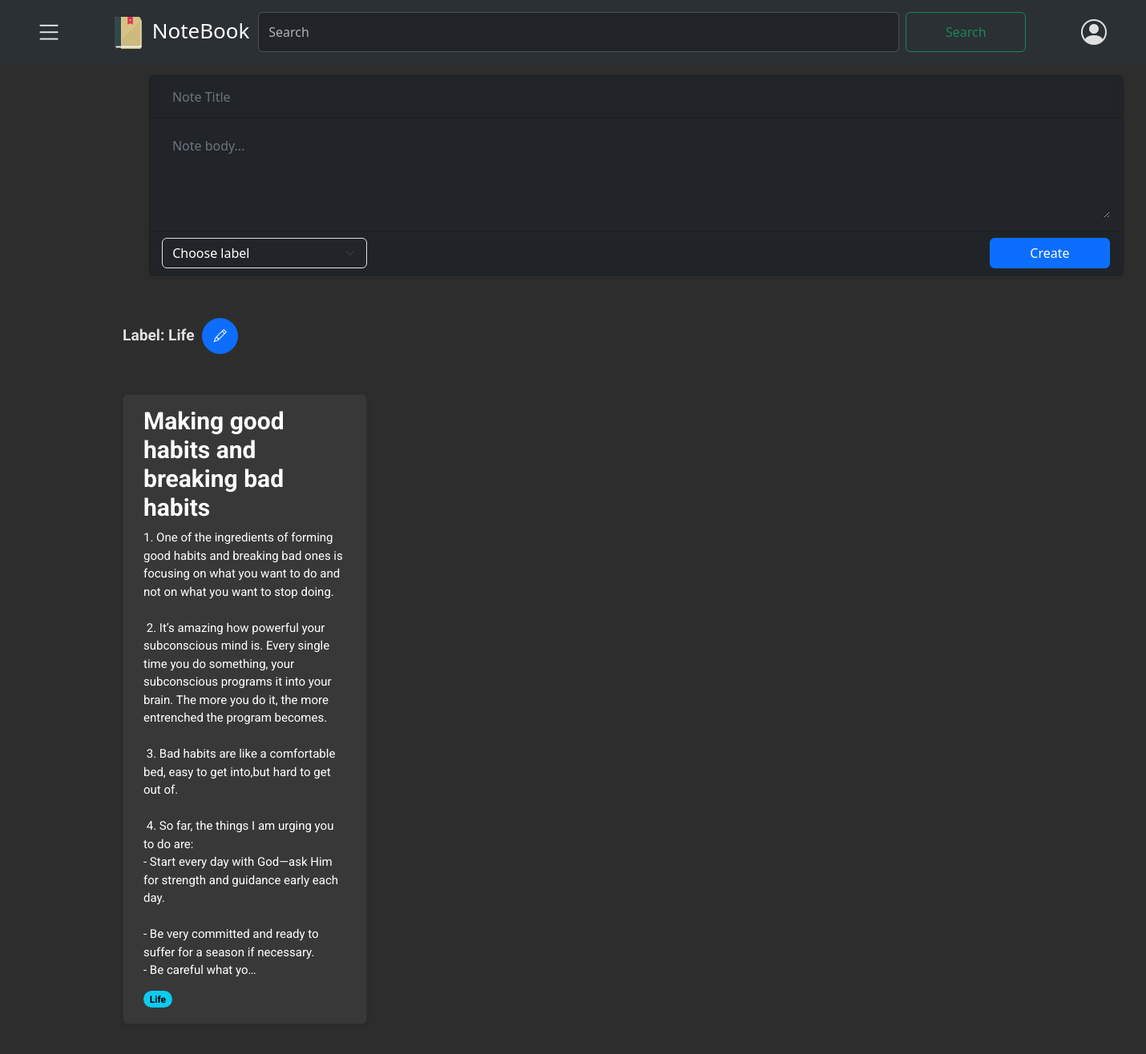
Page /notes/label/Life/ (signed in) on the committed database.
### notes/models.py (models this page shows, shortened)
class Label(models.Model):
    user = models.ForeignKey(CustomUser, on_delete=models.CASCADE, related_name='labels', default=None)
    name = models.CharField(max_length=50, null=False)
    class Meta:
        verbose_name = "Label"
        verbose_name_plural= "Labels"
    def __str__(self):
        return self.name

class Note(models.Model):
    user= models.ForeignKey(CustomUser,on_delete=models.CASCADE, related_name='notes')
    title= models.CharField(max_length=100, null=False)
    body= models.TextField()
    label= models.ForeignKey(Label, on_delete=models.SET_NULL, related_name="notes", blank=True, null=True)
    archived= models.BooleanField(default=False)
    pinned= models.BooleanField(default= False)
    created = models.DateTimeField(auto_now_add= True)
    updated= models.DateTimeField(auto_now=True)
    trashed = models.BooleanField(default=False)
    trashed_at= models.DateTimeField(null=True, blank=True)
    class Meta:
        ordering= ['-updated']
        indexes= [
            models.Index(fields=["-updated"])
        ]
        verbose_name = "Note"
        verbose_name_plural= "Notes"

### notes/views.py (the view)
# urls.py: path('label/<str:label_name>/', views.label_list_view, name='label_list'),
@login_required
def label_list_view(request, label_name):
    user= request.user
    label= get_object_or_404(Label, name=label_name, user= user)
    notes= Note.objects.filter(label=label, user= user,  trashed= False, archived=False)
    if notes:
        context = {
            'label_notes': notes,
            'label': label
        }
        return render(request, 'notes/label/list.html', context)
    else:
        context = {
            'label': label
        }
        return render(request, 'notes/label/empty.html', context)

### notes/context_processors.py (called while the page is built)
def labels_processor(request):
    if request.user.is_authenticated:
        labels = Label.objects.filter(user=request.user)
    else:
        labels = Label.objects.none()
    return {
        'labels': labels,
    }

### notes/templates/notes/label/list.html (shortened to what this page needs)
{% extends "notes/base.html" %}
{% block content %}
{% load static %}
<div class="edit_label" style="display:block;">
    <p class="text-capitalize" style="font-weight: bold; font-size: larger;">Label: {{ label }}
        <button type="button" class="btn btn-primary" id="editButton" data-bs-toggle="modal" data-label-id="{{ label.id }}"
            data-bs-target="#EditLabelModal"
            style="margin-left: 5px; margin-right: 5px; width: 45px; height: 45px; border-radius: 50%;" title="Edit">
            <i class="bi bi-pencil"></i>
        </button>
    </p>
</div>
<div class="card-container">
    {% for note in label_notes %}
    {% if note %}
    <div class="card" data-note-id="{{ note.id }}">
        <a href="#" class="note-link" data-note-id="{{ note.id }}">
            <h5 class="card-title">{{ note.title }}</h5>
            <p class="card-text">{{ note.body|truncatechars:650 }}</p>
        </a>
        <span class="badge rounded-pill text-bg-info">{{ note.label.name}}</span>
    </div>
    {% else %}
    {% include 'notes/label/empty.html' %}
    {% endif %}
    {% endfor %}
    {% endblock %}

### notes/static/css/notes.css (style rules this page uses)
:root { --bg-color: #2d2d2d; --text-color: #e0e0e0; --secondary-text-color: #b0b0b0; --card-bg-color: #383838; }
html, body { background-color: #2d2d2d !important; color: #e0e0e0 !important; font-family: 'Roboto', sans-serif; }
.card-container { display: grid; grid-template-columns: repeat(auto-fill, minmax(250px, 1fr)); gap: 20px; padding: 10px; font-family: 'Roboto', Arial, sans-serif; width: 1300px; margin-top: 30px; margin-bottom: 30px; background-color: #2d2d2d !important; border-color: #444 !important; text-align: justify; }
.card { border-radius: 8px; padding: 15px 25px; box-shadow: 0 2px 4px rgba(0,0,0,0.1); background-color: #383838 !important; position: relative; padding-bottom: 20px; }
.card-title { font-size: 30px; font-weight: bold; margin-bottom: 15px; color: white !important; text-align: left; padding: 0 ; }
.card-text { font-size: 15px; color: white; text-align: left; padding: 0 0 35px; line-height: 1.5; white-space: pre-wrap; word-wrap: break-word; }
.note-link { text-decoration: none; color: inherit; }
.text-capitalize { font-family: 'Roboto', Arial, sans-serif; font-size: 18px; margin: 0; font-weight: normal; padding: 10px; }
.badge { display: inline-block; position: absolute; bottom: 20px; }

### rows in the picture
Label: name "Life"
Note: title "Making good habits and breaking bad habits", body "1. One of the ingredients of forming good habits and breaking bad ones is focusing on what you want to do and not on what you want to stop doing. 2. It’s amazing how powerful your subconscious mind is. Every single time you do something, your subconscious programs it into your brain. The more you do it, the more entrenched the program becomes. 3. Bad habits are like a comfortable bed, easy to get into,but hard to get out of. 4. So far, the things I am urging you to do are: - Start every day with God—ask Him for strength and guidance early each day. - Be very committed and ready to suffer for a season if necessary. - Be careful what yo…", label.name "Life"
